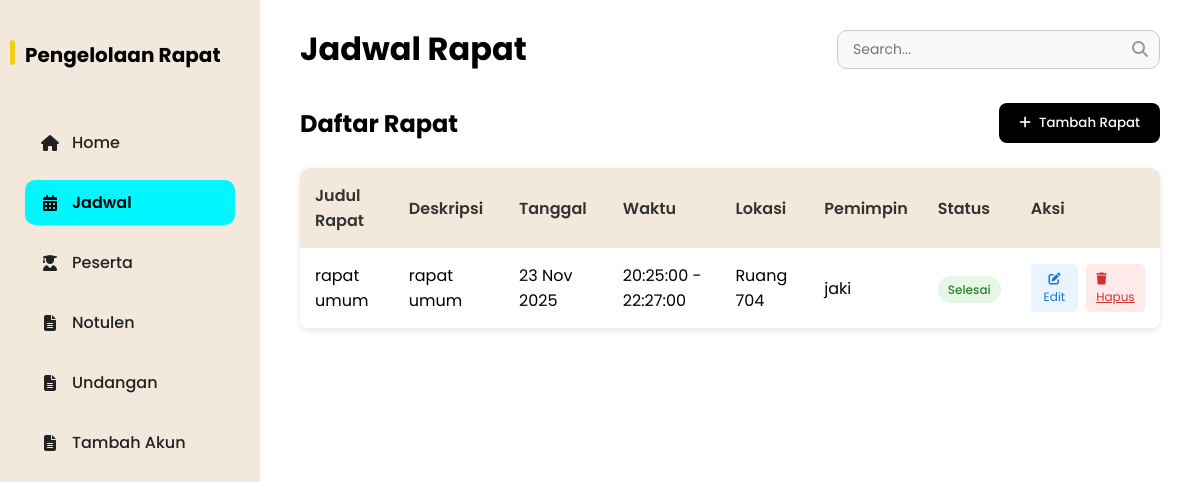
/admin_rapat/jadwal_admin.php, run on the app's committed database.
### tables this page shows
CREATE TABLE `meetings` (
  `id` int(11) NOT NULL,
  `title` varchar(255) NOT NULL,
  `descriptions` text DEFAULT NULL,
  `dates` date NOT NULL,
  `start_time` time NOT NULL,
  `end_time` time NOT NULL,
  `locations` varchar(255) DEFAULT NULL,
  `leader` varchar(100) DEFAULT NULL,
  `status_meetings` enum('upcoming','ongoing','completed') DEFAULT 'upcoming',
  `created_by` varchar(255) DEFAULT NULL,
  `created_at` timestamp NOT NULL DEFAULT current_timestamp()
);

### admin_rapat/jadwal_admin.php (the view, shortened to what this page needs)
<?php
include '../koneksi.php';
function getMeetings($koneksi) {
    $sql = "SELECT * FROM meetings ORDER BY id DESC";
    $result = mysqli_query($koneksi, $sql);
    $meetings = [];
    if ($result && mysqli_num_rows($result) > 0) {
        while ($row = mysqli_fetch_assoc($result)) {
            $meetings[] = $row;
        }
    }
    return $meetings;
}
function getStatus($dates, $start_time, $end_time) {
    $now = time();
    $meetingStart = strtotime($dates . ' ' . $start_time);
    $meetingEnd = strtotime($dates . ' ' . $end_time);
    if ($now > $meetingEnd) {
        return 'Selesai';
    } elseif ($now >= $meetingStart && $now <= $meetingEnd) {
        return 'Berlangsung';
    } else {
        return 'Mendatang';
    }
}
$meetings = getMeetings($koneksi);
?>
<!DOCTYPE html>
<html lang="id">
<head>
  <link rel="stylesheet" href="../assets/style_jadwal_admin.css">
</head>
<body>
  <div class="sidebar">
    <h2>Pengelolaan Rapat</h2>
    <div class="menu">
      <a href="dashboard_admin.php"><i class="fas fa-home"></i> Home</a>
      <a href="jadwal_admin.php" class="active"><i class="fas fa-calendar-alt"></i> Jadwal</a>
      <a href="peserta_admin.php"><i class="fas fa-user-graduate"></i> Peserta</a>
      <a href="notulen_admin.php"><i class="fas fa-file-alt"></i> Notulen</a>
      <a href="undangan_admin.php"><i class="fas fa-file-alt"></i> Undangan</a>
      <a href="tambah_akun.php"><i class="fas fa-file-alt"></i> Tambah Akun</a>
    </div>
  </div>
  <div class="main">
    <div class="topbar">
      <h1>Jadwal Rapat</h1>
      <div class="search-box">
        <input type="text" placeholder="Search..." id="searchInput">
        <i class="fas fa-search"></i>
      </div>
    </div>
    <div class="jadwal-container">
      <div class="jadwal-header">
        <h2>Daftar Rapat</h2>
        <button class="btn-tambah" id="btnTambahRapat"><i class="fas fa-plus"></i> Tambah Rapat</button>
      </div>
      <table class="jadwal-table">
        <thead>
          <tr>
            <th>Judul Rapat</th>
            <th>Deskripsi</th>
            <th>Tanggal</th>
            <th>Waktu</th>
            <th>Lokasi</th>
            <th>Pemimpin</th>
            <th>Status</th>
            <th>Aksi</th>
          </tr>
        </thead>
        <tbody id="tableBody">
          <?php if (count($meetings) > 0): ?>
            <?php foreach ($meetings as $meeting): ?>
              <?php
              $status = !empty($meeting['status_meetings']) ? $meeting['status_meetings'] : getStatus($meeting['dates'], $meeting['start_time'], $meeting['end_time']);
              $statusClass = '';
              switch ($status) {
                case 'Selesai': $statusClass = 'status-selesai'; break;
              }
              ?>
              <tr>
                <td><?php echo htmlspecialchars($meeting['title']); ?></td>
                <td><?php echo htmlspecialchars($meeting['descriptions']); ?></td>
                <td><?php echo date('d M Y', strtotime($meeting['dates'])); ?></td>
                <td><?php echo $meeting['start_time'] . ' - ' . $meeting['end_time']; ?></td>
                <td><?php echo htmlspecialchars($meeting['locations']); ?></td>
                <td><?php echo htmlspecialchars($meeting['leader']); ?></td>
                <td><span class="status-badge <?php echo $statusClass; ?>"><?php echo $status; ?></span></td>
                <td>
                  <div class="action-buttons">
                    <button class="btn-action btn-edit" data-id="<?php echo $meeting['id']; ?>"
                            data-title="<?php echo htmlspecialchars($meeting['title']); ?>"
                            data-descriptions="<?php echo htmlspecialchars($meeting['descriptions']); ?>"
                            data-dates="<?php echo $meeting['dates']; ?>"
                            data-start-time="<?php echo $meeting['start_time']; ?>"
                            data-end-time="<?php echo $meeting['end_time']; ?>"
                            data-locations="<?php echo htmlspecialchars($meeting['locations']); ?>"
                            data-leader="<?php echo htmlspecialchars($meeting['leader']); ?>">
                      <i class="fas fa-edit"></i> Edit
                    </button>
                    <a href="?hapus=<?php echo $meeting['id']; ?>" class="btn-action btn-hapus"
                       onclick="return confirm('Apakah Anda yakin ingin menghapus rapat ini?')">
                      <i class="fas fa-trash"></i> Hapus
                    </a>
                  </div>
                </td>
              </tr>
            <?php endforeach; ?>
          <?php else: ?>
            <tr>
              <td colspan="8" style="text-align: center;">Tidak ada data rapat</td>
            </tr>
          <?php endif; ?>
        </tbody>
      </table>
    </div>
  </div>
</body>
</html>

### assets/style_jadwal_admin.css (style rules this page uses)
* { margin: 0; padding: 0; box-sizing: border-box; font-family: 'Poppins', sans-serif; }
body { display: flex; height: 100vh; overflow: hidden; }
.sidebar { width: 260px; background-color: #f2e9dc; display: flex; flex-direction: column; justify-content: flex-start; padding: 40px 25px; }
.sidebar h2 { font-size: 20px; font-weight: 700; margin-bottom: 50px; position: relative; }
.sidebar h2::before { content: ""; width: 5px; height: 25px; background-color: #f4ce14; position: absolute; left: -15px; top: 0; border-radius: 3px; }
.menu { display: flex; flex-direction: column; gap: 15px; }
.menu a { text-decoration: none; color: #222; display: flex; align-items: center; gap: 12px; padding: 10px 15px; border-radius: 10px; font-weight: 500; transition: all 0.3s ease; }
.menu a:hover, .menu a.active { background-color: #00f7ff; color: #000; font-weight: 600; }
.menu i { width: 20px; text-align: center; }
.main { flex: 1; background-color: #fff; padding: 25px 40px; overflow-y: auto; }
.topbar { display: flex; justify-content: space-between; align-items: center; margin-bottom: 30px; }
.topbar h1 { font-size: 32px; font-weight: 700; }
.search-box { position: relative; }
.search-box input { padding: 8px 35px 8px 15px; border: 1px solid #ccc; border-radius: 10px; outline: none; background-color: #f9f9f9; font-size: 14px; }
.search-box i { position: absolute; right: 12px; top: 50%; transform: translateY(-50%); color: #999; }
.jadwal-container { display: flex; flex-direction: column; gap: 25px; }
.jadwal-header { display: flex; justify-content: space-between; align-items: center; }
.btn-tambah { background-color: #000; color: white; border: none; padding: 10px 20px; border-radius: 8px; cursor: pointer; font-weight: 500; display: flex; align-items: center; gap: 8px; transition: background 0.3s; }
.jadwal-table { width: 100%; border-collapse: collapse; box-shadow: 0 2px 6px rgba(0, 0, 0, 0.1); border-radius: 10px; overflow: hidden; }
.jadwal-table th { background-color: #f2e9dc; padding: 15px; text-align: left; font-weight: 600; color: #333; }
.jadwal-table td { padding: 15px; border-bottom: 1px solid #eee; }
.status-badge { padding: 5px 10px; border-radius: 20px; font-size: 12px; font-weight: 500; }
.status-selesai { background-color: #e6f7e6; color: #2e7d32; }
.action-buttons { display: flex; gap: 8px; }
.btn-action { padding: 6px 10px; border: none; border-radius: 5px; cursor: pointer; font-size: 12px; transition: all 0.3s; }
.btn-edit { background-color: #eaf4ff; color: #1976d2; }
.btn-hapus { background-color: #ffeaea; color: #d32f2f; }

### data on the page
meetings: title "rapat umum", descriptions "rapat umum", dates "23 Nov 2025", start_time "20:25:00", end_time "22:27:00", locations "Ruang 704", leader "jaki", status "Selesai"
